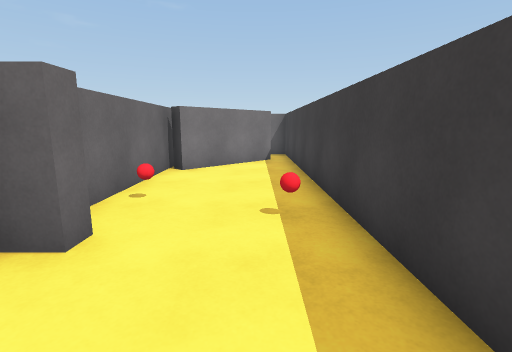
View 1 (above)

16 first-person views from a walk through a Unity game level. The camera is 1.3 m above the floor, tilts 10° down and sees 85° across. The floor is counted in squares, 1 m on a side. Each view is taken from the middle of a square. On the plan, view 1 faces up. The plan holds only what a view shows up to about 13 squares ahead; the rest is blank. The player is left out.

View 2
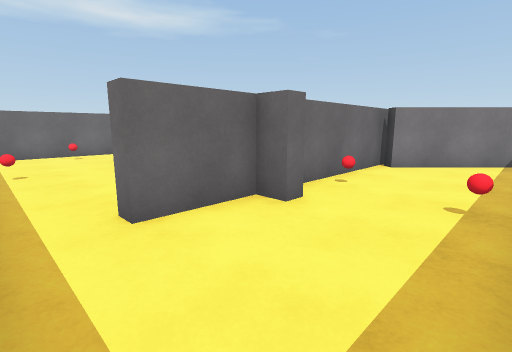

View 3
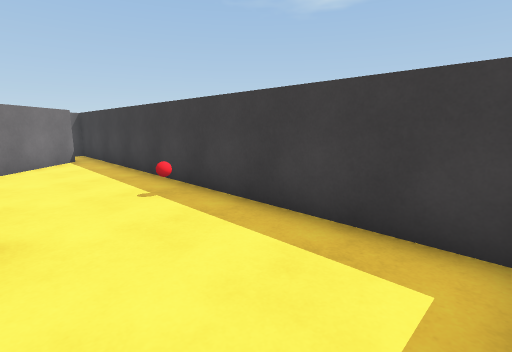

View 4
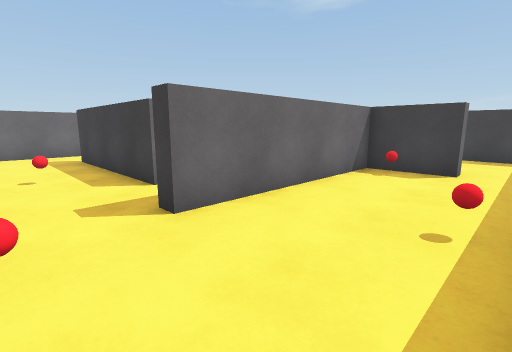

View 5
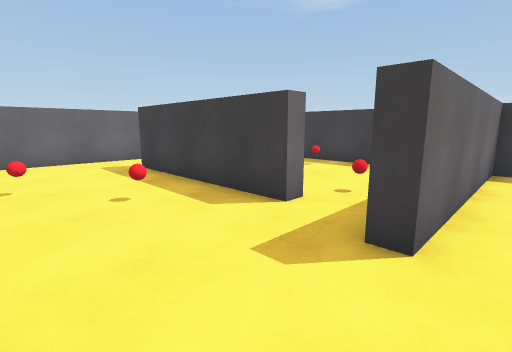

View 6
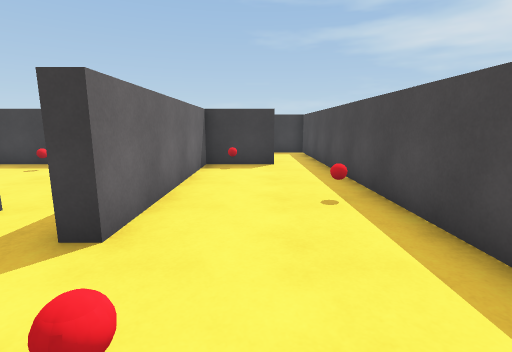

View 7
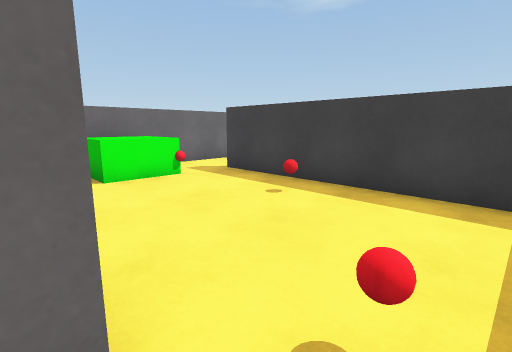

View 8
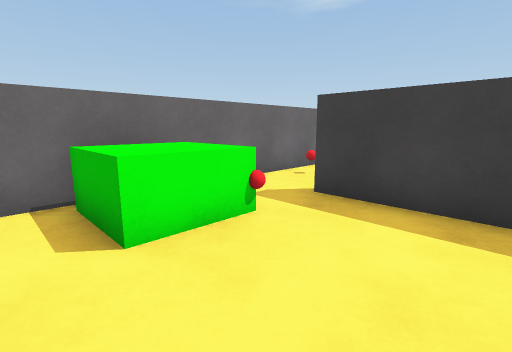

View 9
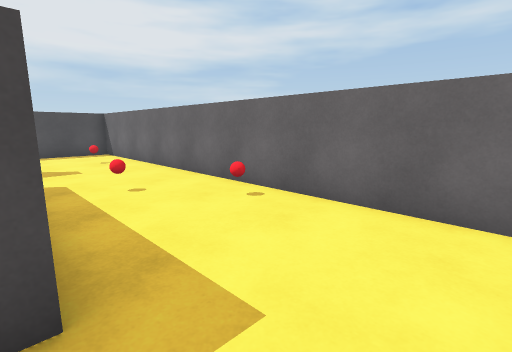

View 10
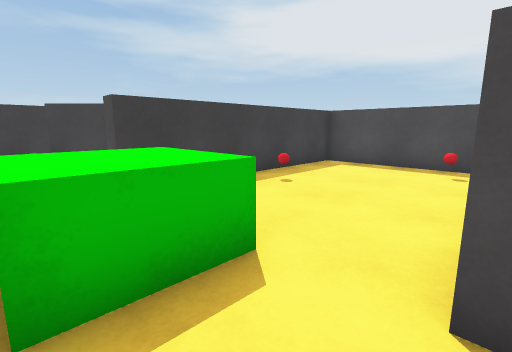

View 11
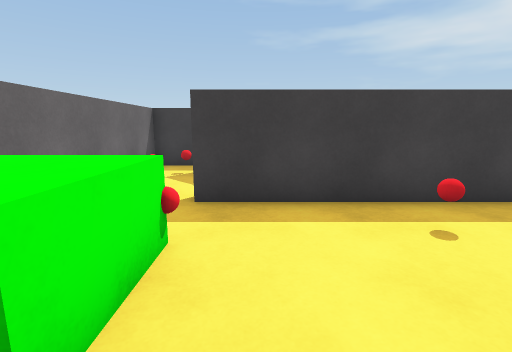

View 12
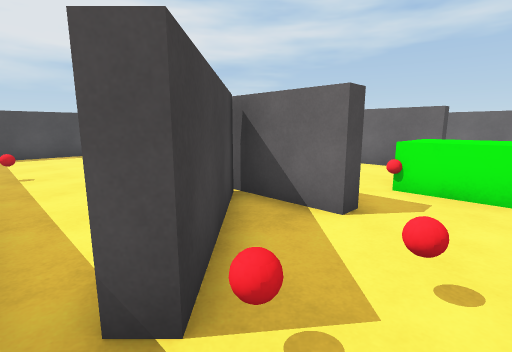

View 13
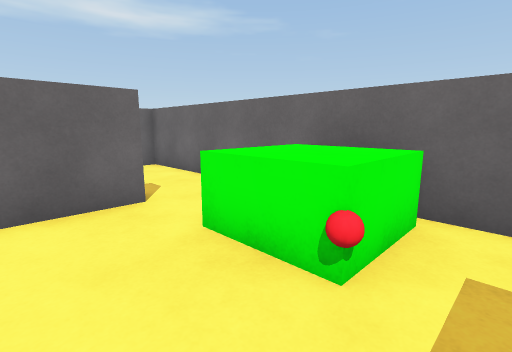

View 14
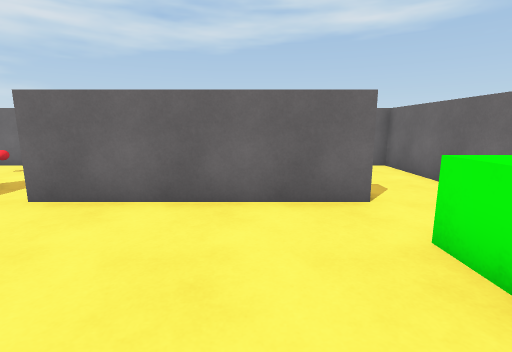

View 15
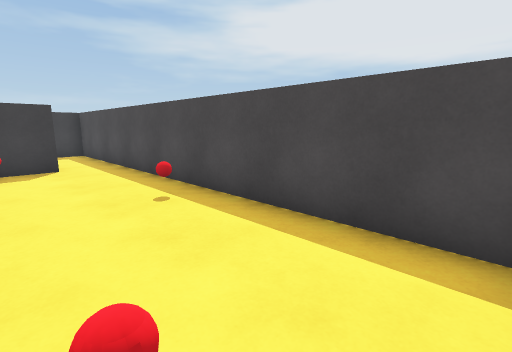

View 16
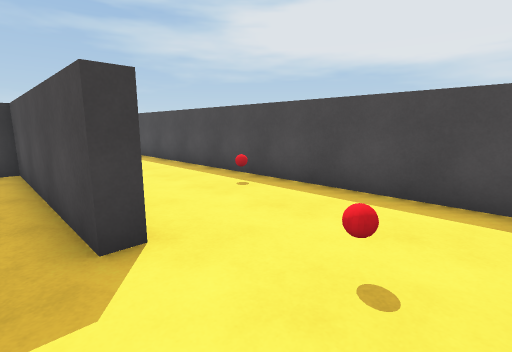

### Floor plan
Points are (right, up) in squares from view 1. A wall is a line through its corners. A room is listed if a view was taken in it or the views show most of it. See-through windows are left out.
Room 1 (views 1, 2, 3)
walls: (-2, 3.4) (-2, 2.7) (-2.7, 2.7) (-2.7, 0.4); (-2.5, -1.4) (1.4, -1.4) (1.4, 10.4); (0.6, 11.2) (-2.2, 8.4); (-2.7, 11) (-2.7, 4.2)
ways out: opening at (-3, -0.5) to room 2; opening at (1, 11) to room 2
objects: red ball (-2, 5); red ball (0, 4)
Room 2 (views 4, 5, 6, 7, 8, 9, 10, 11, 12, 13, 14, 15, 16)
walls: (-8.7, 5) (-9.2, 5) (-9.2, 11) (-8.7, 11) (-8.7, 5); (-2.2, 8.4) (-2.6, 8.8) (0.2, 11.6) (0.6, 11.2); (-2.7, 0.4) (-3.2, 0.4) (-3.2, 2.7) (-10, 2.7) (-10, 3.2) (-3.2, 3.2) (-3.2, 11) (-2.7, 11); (1.4, 10.4) (1.4, 13.4) (-13.4, 13.4) (-13.4, -1.4) (-2.5, -1.4)
ways out: opening at (-3, -0.5) to room 1; opening at (1, 11) to room 1
objects: red ball (-13, 9); red ball (-12, 2); red ball (-11, 7); red ball (-8, 0); red ball (-8, 5); green block (-7, 11) to (-5, 13); red ball (-5, 8); red ball (-5, 11); other object (-4, 2); red ball (-1, 13); red ball (0, 12)

Where each view was taken, in squares from view 1:
view 1: 0 up, 0 right, facing up
view 2: 1 down, 1 right, facing up-left
view 3: 1 down, 2 left, facing up-right
view 4: 1 down, 12 left, facing up-right
view 5: 2 up, 13 left, facing up-right
view 6: 1 up, 13 left, facing right
view 7: 4 up, 9 left, facing up-right
view 8: 8 up, 8 left, facing up-right
view 9: 13 up, 9 left, facing down-left
view 10: 13 up, 9 left, facing down-right
view 11: 10 up, 8 left, facing right
view 12: 13 up, 1 right, facing down-left
view 13: 9 up, 4 left, facing up-left
view 14: 9 up, 4 left, facing left
view 15: 2 up, 13 left, facing down-right
view 16: 4 up, 13 left, facing down-right
